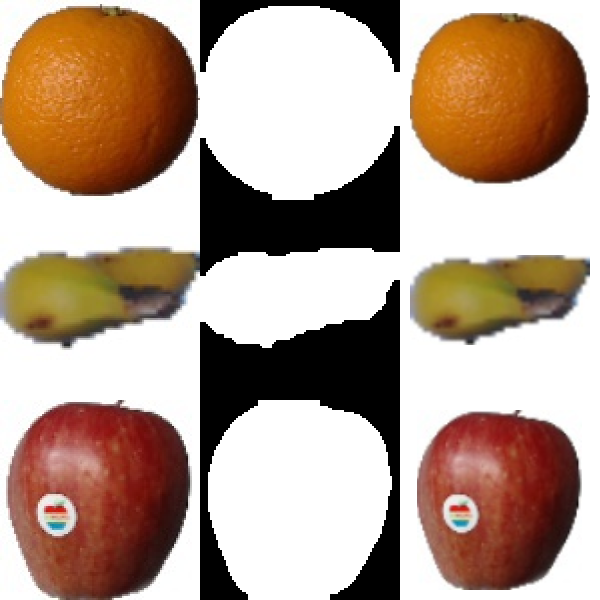
#> input picture comparacion_pipeline.png, 600 x 600 px; its folder holds only this picture in this run
$ python -i preprocesador.py   (imports and definitions only)   (older library calls are emulated)
#> lines starting #> are read from the running program, lines starting #| are printed output that depends on the picture; after the words box and inside, x2 and y2 are one past the last pixel; in counts of white or black regions, pixels touching at a corner belong together
"""
preprocesador.py
Modulo de preprocesamiento de imagenes para el TFI de ART1
(Sistema de Clasificacion Automatizada de Frutas - Carpenter-Grossberg).

Implementa el pipeline acordado con la catedra:
  1. Segmentacion (elimina fondo, aisla la fruta)
  2. Centrado y escalado (normaliza posicion y tamano en el frame)  [sugerido por D. Lopez De Luise]
  3. Extraccion de features en escala de grises (forma, textura, tallo, compacidad)
  4. Extraccion de un feature de color (gradiente/uniformidad de color) [sugerido por D. Lopez De Luise]
  5. Binarizacion por umbrales -> fila lista para CarGross.py

Version del preprocesamiento
  - v1: el del primer avance (segmentar, extraer_features, binarizar). Se conserva
    SIN CAMBIOS para reproducir los modelos entregados (formato 1).
  - v2: mejoras documentadas en docs/informe_cambios.md (segmentacion por
    candidatos con puntaje de plausibilidad, tallo como protuberancia, tono
    circular). Se agregan al final de este archivo; cada una puede activarse por
    separado desde la configuracion de preprocesamiento guardada en el modelo.

Requiere: opencv-python, numpy
Uso tipico:
    from preprocesador import procesar_imagen
    fila = procesar_imagen("ruta/a/fruta.jpg", fruta_id="F001")
"""
import cv2
import numpy as np

TAM_CANVAS = 200  # lado del cuadrado final tras centrar y escalar

# Umbrales de binarizacion. Se calibraron observando los valores reales
# obtenidos sobre una muestra de Fruits-360 (ver informe_corridas).
# Documentados aca para que puedan ajustarse sin tocar la logica.
UMBRALES = {
    "aspecto_esferico": 0.80,     # >= : es_esferica = 1
    "textura_laplaciano": 150.0,  # >= : cascara_rugosa = 1
    "profundidad_defecto": 0.06,  # >= (relativo al alto) : tiene_tallo = 1
    "solidez": 0.90,              # >= : densidad_alta = 1 (proxy de compacidad)
    "gris_promedio": 130.0,       # <= : pigmentacion_oscura = 1
    "desvio_hue": 12.0,           # <= : color uniforme = 1 (homogeneo)
}


def segmentar(img_bgr):
    """Separa la fruta del fondo usando un enfoque hibrido robusto:
      1. Canal de Saturacion (HSV): las frutas tienen pigmentacion cromatica
         viva frente a fondos neutros (mesas, manteles, fondos blancos o grises).
      2. Si la mascara de saturacion es valida (entre 3% y 75% del area total),
         se adopta por su alta precision ante sombras y reflejos.
      3. Si no, se utiliza umbralizacion adaptativa de Otsu en escala de grises
         con deteccion automatica de polaridad (fondos claros u oscuros).
    """
    h, w = img_bgr.shape[:2]
    area_total = h * w
    kernel = np.ones((7, 7), np.uint8)

    # ── Metodo 1: Segmentacion por Saturacion Cromatica (HSV) ──
    hsv = cv2.cvtColor(img_bgr, cv2.COLOR_BGR2HSV)
    sat = hsv[:, :, 1]
    blur_s = cv2.GaussianBlur(sat, (7, 7), 0)
    _, bin_s = cv2.threshold(blur_s, 0, 255, cv2.THRESH_BINARY + cv2.THRESH_OTSU)
    clean_s = cv2.morphologyEx(bin_s, cv2.MORPH_OPEN, kernel, iterations=2)
    clean_s = cv2.morphologyEx(clean_s, cv2.MORPH_CLOSE, kernel, iterations=3)

    conts_s, _ = cv2.findContours(clean_s, cv2.RETR_EXTERNAL, cv2.CHAIN_APPROX_SIMPLE)
    if conts_s:
        mayor_s = max(conts_s, key=cv2.contourArea)
        area_s = cv2.contourArea(mayor_s)
        # Si el contorno de saturacion tiene proporcion coherente de fruta
        if 0.03 * area_total <= area_s <= 0.75 * area_total:
            masc = np.zeros((h, w), dtype=np.uint8)
            cv2.drawContours(masc, [mayor_s], -1, 255, thickness=cv2.FILLED)
            return masc

    # ── Metodo 2: Segmentacion por Escala de Grises (Otsu Adaptativo) ──
    gris = cv2.cvtColor(img_bgr, cv2.COLOR_BGR2GRAY)
    blur_g = cv2.GaussianBlur(gris, (7, 7), 0)

    # Muestrear el perimetro exterior para evaluar el brillo del fondo
    margen_h = max(1, h // 25)
    margen_w = max(1, w // 25)
    borde_pixels = np.concatenate([
        blur_g[0:margen_h, :].flatten(),
        blur_g[-margen_h:, :].flatten(),
        blur_g[:, 0:margen_w].flatten(),
        blur_g[:, -margen_w:].flatten(),
    ])
    brillo_borde = float(np.mean(borde_pixels))
    otsu_val, _ = cv2.threshold(blur_g, 0, 255, cv2.THRESH_BINARY + cv2.THRESH_OTSU)

    fondo_es_claro = brillo_borde >= otsu_val
    modo_thresh = cv2.THRESH_BINARY_INV if fondo_es_claro else cv2.THRESH_BINARY

    _, bin_otsu = cv2.threshold(blur_g, otsu_val, 255, modo_thresh)
    cleaned = cv2.morphologyEx(bin_otsu, cv2.MORPH_OPEN, kernel, iterations=2)
    cleaned = cv2.morphologyEx(cleaned, cv2.MORPH_CLOSE, kernel, iterations=3)

    conts_g, _ = cv2.findContours(cleaned, cv2.RETR_EXTERNAL, cv2.CHAIN_APPROX_SIMPLE)
    mascara = np.zeros((h, w), dtype=np.uint8)
    if conts_g:
        mayor_g = max(conts_g, key=cv2.contourArea)
        cv2.drawContours(mascara, [mayor_g], -1, 255, thickness=cv2.FILLED)

    # Fallback seguro: si la mascara es anomalamente gigante (>85%) o nula (<2%)
    area_masc = cv2.countNonZero(mascara)
    if area_masc / area_total > 0.85 or area_masc / area_total < 0.02:
        modo_alt = cv2.THRESH_BINARY if fondo_es_claro else cv2.THRESH_BINARY_INV
        _, bin_alt = cv2.threshold(blur_g, otsu_val, 255, modo_alt)
        cleaned_alt = cv2.morphologyEx(bin_alt, cv2.MORPH_OPEN, kernel, iterations=2)
        cleaned_alt = cv2.morphologyEx(cleaned_alt, cv2.MORPH_CLOSE, kernel, iterations=3)
        conts_alt, _ = cv2.findContours(cleaned_alt, cv2.RETR_EXTERNAL, cv2.CHAIN_APPROX_SIMPLE)
        if conts_alt:
            mayor_alt = max(conts_alt, key=cv2.contourArea)
            area_alt = cv2.contourArea(mayor_alt)
            if 0.03 * area_total <= area_alt <= 0.80 * area_total:
                mascara = np.zeros((h, w), dtype=np.uint8)
                cv2.drawContours(mascara, [mayor_alt], -1, 255, thickness=cv2.FILLED)

    return mascara


# [109 lines left out: functions contorno_principal, centrar_y_escalar, extraer_features, binarizar, procesar_imagen, not called in this run]


# ===========================================================================
# PREPROCESAMIENTO v2 (mejoras; el codigo v1 de arriba no se modifica)
# ===========================================================================
TAM_TRABAJO = 320   # lado maximo con el que corre la segmentacion v2 (velocidad)
SAT_MIN_TONO = 25   # pixeles con saturacion menor tienen tono indefinido (casi grises)


def _impar(k):
    k = int(round(k))
    return k if k % 2 == 1 else k + 1


def _rellenar_contorno(binaria):
    """Deja solo el contorno externo mayor, relleno."""
    cont, _ = cv2.findContours(binaria, cv2.RETR_EXTERNAL, cv2.CHAIN_APPROX_SIMPLE)
    out = np.zeros_like(binaria)
    if cont:
        cv2.drawContours(out, [max(cont, key=cv2.contourArea)], -1, 255, cv2.FILLED)
    return out


def _componente_central(binaria, min_frac=0.01):
    """Componente conexa con mejor (area x centralidad); descarta las < min_frac."""
    n, lab, st, cen = cv2.connectedComponentsWithStats(binaria, connectivity=8)
    h, w = binaria.shape
    mejor, mejor_s = None, -1.0
    for i in range(1, n):
        a = st[i, cv2.CC_STAT_AREA]
        if a < min_frac * h * w:
            continue
        cx, cy = cen[i]
        d = np.hypot((cx - w / 2) / w, (cy - h / 2) / h)
        s = a * (1.0 - min(1.0, 1.2 * d))
        if s > mejor_s:
            mejor, mejor_s = i, s
    if mejor is None:
        return np.zeros_like(binaria)
    return ((lab == mejor).astype(np.uint8)) * 255


def _candidato_lab(img):
    """Distancia en Lab al color de fondo estimado en el marco de la imagen,
    umbral de Otsu. No supone color de fondo ni que la fruta sea saturada."""
    h, w = img.shape[:2]
    lab = cv2.cvtColor(cv2.GaussianBlur(img, (5, 5), 0), cv2.COLOR_BGR2LAB).astype(np.float32)
    mh, mw = max(2, h // 20), max(2, w // 20)
    borde = np.concatenate([lab[:mh].reshape(-1, 3), lab[-mh:].reshape(-1, 3),
                            lab[:, :mw].reshape(-1, 3), lab[:, -mw:].reshape(-1, 3)])
    fondo = np.median(borde, axis=0)
    dist = np.linalg.norm(lab - fondo, axis=2)
    d8 = np.clip(dist / (dist.max() + 1e-6) * 255, 0, 255).astype(np.uint8)
    _, b = cv2.threshold(d8, 0, 255, cv2.THRESH_BINARY + cv2.THRESH_OTSU)
    m = max(h, w)
    b = cv2.morphologyEx(b, cv2.MORPH_OPEN, np.ones((_impar(0.012 * m),) * 2, np.uint8))
    b = cv2.morphologyEx(b, cv2.MORPH_CLOSE, np.ones((_impar(0.03 * m),) * 2, np.uint8))
    return _rellenar_contorno(_componente_central(b))


def _candidato_grabcut(img):
    h, w = img.shape[:2]
    mask = np.zeros((h, w), np.uint8)
    rect = (int(w * 0.06), int(h * 0.06), int(w * 0.88), int(h * 0.88))
    cv2.setRNGSeed(0)  # kmeans interno de GrabCut: resultado reproducible
    try:
        cv2.grabCut(img, mask, rect, np.zeros((1, 65)), np.zeros((1, 65)), 4, cv2.GC_INIT_WITH_RECT)
    except cv2.error:
        return np.zeros((h, w), np.uint8)
    b = np.where((mask == 1) | (mask == 3), 255, 0).astype(np.uint8)
    b = cv2.morphologyEx(b, cv2.MORPH_OPEN, np.ones((_impar(0.012 * max(h, w)),) * 2, np.uint8))
    return _rellenar_contorno(_componente_central(b))


def puntaje_plausibilidad(mascara):
    """Puntaje [0,1] de que la mascara sea UN objeto compacto, centrado y que no
    ocupe el borde de la imagen. Es una heuristica sin etiquetas (no usa la clase
    de la fruta) para elegir entre candidatos de segmentacion; 0 = descartable."""
    h, w = mascara.shape
    area = cv2.countNonZero(mascara) / (h * w)
    if area < 0.02 or area > 0.85:
        return 0.0
    cont, _ = cv2.findContours(mascara, cv2.RETR_EXTERNAL, cv2.CHAIN_APPROX_SIMPLE)
    c = max(cont, key=cv2.contourArea)
    a_hull = cv2.contourArea(cv2.convexHull(c))
    solidez = cv2.contourArea(c) / a_hull if a_hull > 0 else 0.0
    borde = (np.count_nonzero(mascara[0]) + np.count_nonzero(mascara[-1]) +
             np.count_nonzero(mascara[:, 0]) + np.count_nonzero(mascara[:, -1])) / (2.0 * (h + w))
    ys, xs = np.nonzero(mascara)
    cent = 1.0 - min(1.0, np.hypot(xs.mean() / w - 0.5, ys.mean() / h - 0.5) / 0.7071)
    return float(solidez * max(0.0, 1.0 - 2.5 * borde) * (0.6 + 0.4 * cent))


def segmentar_v2(img_bgr, devolver_info=False):
    """Segmentacion v2: genera candidatos independientes (distancia Lab al fondo,
    GrabCut con ventana central y la segmentacion v1) y elige el de mayor
    puntaje de plausibilidad. Si ninguno es plausible conserva el de v1 (la
    decision queda registrada en info['advertencia'])."""
    h, w = img_bgr.shape[:2]
    esc = min(1.0, TAM_TRABAJO / max(h, w))
    chica = cv2.resize(img_bgr, (max(1, int(w * esc)), max(1, int(h * esc))),
                       interpolation=cv2.INTER_AREA) if esc < 1.0 else img_bgr
    candidatos = {"lab": _candidato_lab(chica), "grabcut": _candidato_grabcut(chica),
                  "v1": segmentar(chica)}
    puntajes = {k: puntaje_plausibilidad(m) for k, m in candidatos.items()}
    elegido = max(puntajes, key=lambda k: puntajes[k])
    advertencia = None
    if puntajes[elegido] == 0.0:
        elegido = "v1"
        advertencia = "ningun candidato de segmentacion fue plausible"
    elif puntajes[elegido] < 0.35:
        advertencia = f"segmentacion dudosa (puntaje {puntajes[elegido]:.2f})"
    masc = candidatos[elegido]
    if esc < 1.0:
        masc = cv2.resize(masc, (w, h), interpolation=cv2.INTER_NEAREST)
    if devolver_info:
        return masc, {"candidato": elegido, "puntajes": puntajes, "advertencia": advertencia}
    return masc


# [117 lines left out: functions medir_tallo, estadisticas_tono, centrar_y_escalar_v2, profundidad_defecto_v2, nucleo_mascara, factores_gris, not called in this run]


def aplicar_factores(img_bgr, factores):
    return np.clip(img_bgr.astype(np.float64) * factores, 0, 255).astype(np.uint8)


def _dist_ang(a, b):
    d = abs(a - b) % 360.0
    return min(d, 360.0 - d)


# [23 lines left out: function estadisticas_color, not called in this run]


# Familias de tono (grados) para las fracciones de color dominante
FAMILIAS_TONO = {"frac_rojo": ((345.0, 360.0), (0.0, 15.0)), "frac_naranja": ((15.0, 45.0),),
                 "frac_amarillo": ((45.0, 70.0),), "frac_verde": ((70.0, 170.0),)}


# [24 lines left out: functions _fracciones_de_tono, textura_normalizada, not called in this run]


# ---------------------------------------------------------------------------
# Normalizacion de la iluminacion (paso de preprocesamiento previo a segmentar y medir)
# ---------------------------------------------------------------------------
NORMALIZACIONES = ("ninguna", "estirar", "gris_mundo", "gamma_media")


# [21 lines left out: function normalizar_iluminacion, not called in this run]

>>> import cv2
>>> picture = cv2.imread('comparacion_pipeline.png')
#> picture is the input picture: shape (600, 600, 3); mean B, G, R 142.1, 157.9, 181.2
>>> result = segmentar_v2(picture)
#> in _candidato_lab, `lab = cv2.cvtColor(cv2.GaussianBlur(img, (5, 5), 0), cv2.COLOR_BGR2LAB..`:
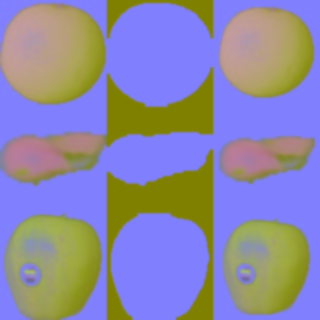
#> lab: shape (320, 320, 3) float32; mean B, G, R 167.4, 136.4, 140.6
#> in _candidato_lab, `fondo = np.median(borde, axis=0)`: fondo = [254, 128, 128]
#> in _candidato_lab, `_, b = cv2.threshold(d8, 0, 255, cv2.THRESH_BINARY + cv2.THRESH_OTSU)`:
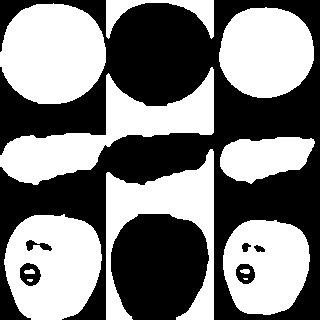
#> b: shape (320, 320); 48.8% white; 12 white regions (2 under 20 px), largest, box (x1, y1, x2, y2) and area: (0, 3, 106, 104) 8531, (0, 67, 214, 185) 8446, (4, 214, 102, 320) 7858
#> in _candidato_lab, `b = cv2.morphologyEx(b, cv2.MORPH_OPEN, np.ones((_impar(0.012 * m),) *..`: b: shape (320, 320); 48.6% white; 9 white regions, largest, box (x1, y1, x2, y2) and area: (0, 4, 106, 104) 8530, (0, 71, 214, 185) 8418, (4, 215, 102, 320) 7849
#> in _candidato_lab, `b = cv2.morphologyEx(b, cv2.MORPH_CLOSE, np.ones((_impar(0.03 * m),) *..`: b: shape (320, 320); 50.7% white; 10 black regions, largest, box (x1, y1, x2, y2) and area: (0, 0, 320, 320) 24814, (105, 3, 221, 106) 9080, (111, 214, 208, 320) 8475
#> in _componente_central, `n, lab, st, cen = cv2.connectedComponentsWithStats(binaria, connectivi..`:
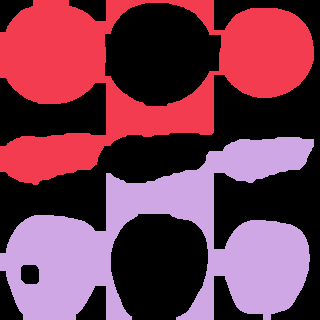
#> lab: shape (320, 320) int32; 3 distinct labels, from 0 to 2; one colour per label, 0 black
#> in _componente_central, `n, lab, st, cen = cv2.connectedComponentsWithStats(binaria, connectivi..`: n = 3; st = [[0, 0, 320, 320, 50478], [0, 0, 314, 185, 25774], [0, 137, 314, 183, 26148]]; cen = [[168.5, 160], [134, 76.45], [167.3, 240.3]]
#> the loop in _componente_central, `for i in range(1, n):` made 2 passes
#> (a, cx, cy, d, s, mejor, mejor_s) on passes 1 to 2: (25774, 134, 76.45, 0.273, 17316, 1, 17316), (26148, 167.3, 240.3, 0.252, 18241.4, 2, 18241.4)
#> after the loop in _componente_central, `for i in range(1, n):`: mejor = 2; mejor_s = 18241.4
#> in _componente_central, `return ((lab == mejor).astype(np.uint8)) * 255`: returned value: shape (320, 320); 25.5% white; 1 white region
#> in _rellenar_contorno, `cont, _ = cv2.findContours(binaria, cv2.RETR_EXTERNAL, cv2.CHAIN_APPRO..`: cont = 1 contour; box (x1, y1, x2, y2) and area: (0, 137, 314, 320) 25746
#> in _rellenar_contorno, `cv2.drawContours(out, [max(cont, key=cv2.contourArea)], -1, 255, cv2.F..`:
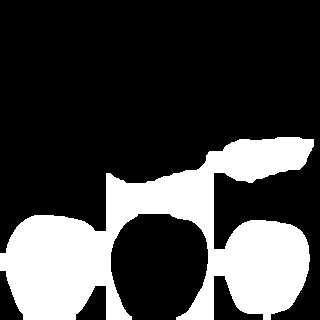
#> out: shape (320, 320); 25.8% white; 1 white region, box (x1, y1, x2, y2) and area: (0, 137, 314, 320) 26467
#> in _candidato_grabcut, `h, w = img.shape[:2]`: h = 320
#> in _candidato_grabcut, `rect = (int(w * 0.06), int(h * 0.06), int(w * 0.88), int(h * 0.88))`: rect = (19, 19, 281, 281)
#> in _componente_central (call 2), `n, lab, st, cen = cv2.connectedComponentsWithStats(binaria, connectivi..`: binaria: shape (320, 320); 45.7% white; 1 white region
#> in segmentar, `hsv = cv2.cvtColor(img_bgr, cv2.COLOR_BGR2HSV)`: hsv: shape (320, 320, 3); mean H, S, V 11.7, 69.2, 181.4
#> in segmentar, `_, bin_s = cv2.threshold(blur_s, 0, 255, cv2.THRESH_BINARY + cv2.THRES..`: bin_s: shape (320, 320); 32.4% white; 10 white regions (2 under 20 px), largest, box (x1, y1, x2, y2) and area: (0, 4, 105, 104) 8409, (7, 216, 99, 320) 6990, (219, 7, 313, 97) 6762
#> in segmentar, `clean_s = cv2.morphologyEx(bin_s, cv2.MORPH_OPEN, kernel, iterations=2)`: clean_s: shape (320, 320); 31.2% white; 8 white regions, largest, box (x1, y1, x2, y2) and area: (0, 4, 105, 104) 8409, (220, 8, 313, 97) 6742, (16, 216, 99, 320) 6128
#> in segmentar, `clean_s = cv2.morphologyEx(clean_s, cv2.MORPH_CLOSE, kernel, iteration..`:
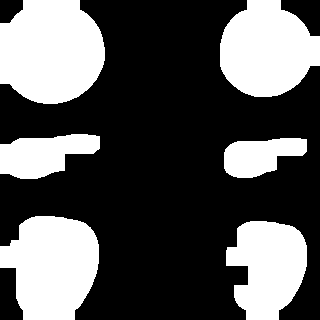
#> clean_s: shape (320, 320); 34.4% white; 6 white regions
#> in segmentar, `conts_s, _ = cv2.findContours(clean_s, cv2.RETR_EXTERNAL, cv2.CHAIN_AP..`: conts_s = 6 contours; box (x1, y1, x2, y2) and area: (0, 0, 105, 104) 8742, (0, 216, 99, 320) 7662, (220, 0, 320, 97) 7108, (226, 221, 307, 320) 5723, (0, 134, 100, 179) 2918, (224, 138, 307, 178) 2184
#> in segmentar, `mayor_s = max(conts_s, key=cv2.contourArea)`: mayor_s = contour of 98 points, box (x1, y1, x2, y2) (0, 0, 105, 104), area 8742
#> in segmentar, `area_s = cv2.contourArea(mayor_s)`: area_s = 8742
#> in segmentar, `cv2.drawContours(masc, [mayor_s], -1, 255, thickness=cv2.FILLED)`:
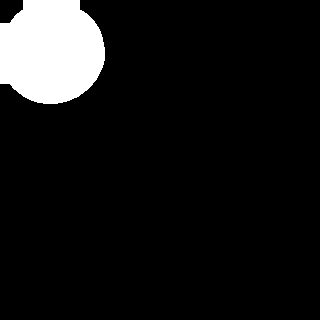
#> masc: shape (320, 320); 8.7% white; 1 white region, box (x1, y1, x2, y2) and area: (0, 0, 105, 104) 8908
#> in segmentar_v2, `puntajes = {k: puntaje_plausibilidad(m) for k, m in candidatos.items()}`: puntajes = {'lab': 0.35, 'grabcut': 0.721, 'v1': 0.541}
#> in segmentar_v2, `elegido = max(puntajes, key=lambda k: puntajes[k])`: elegido = 'grabcut'
#> in segmentar_v2, `masc = cv2.resize(masc, (w, h), interpolation=cv2.INTER_NEAREST)`:
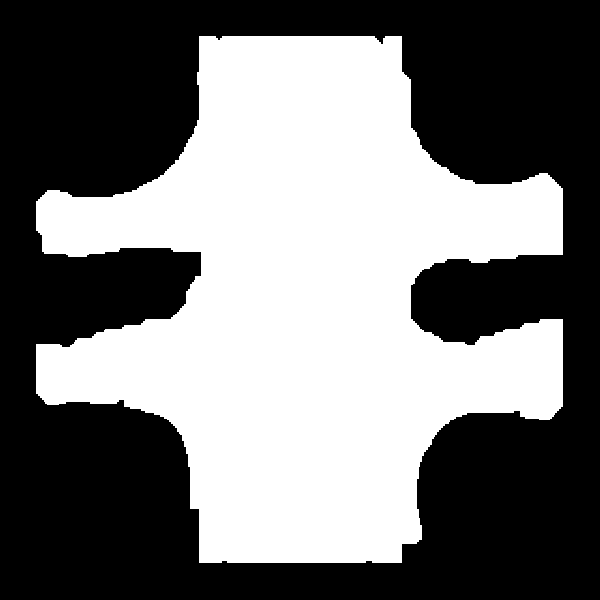
#> masc: shape (600, 600); 45.7% white; 1 white region, box (x1, y1, x2, y2) and area: (36, 36, 563, 563) 164564
